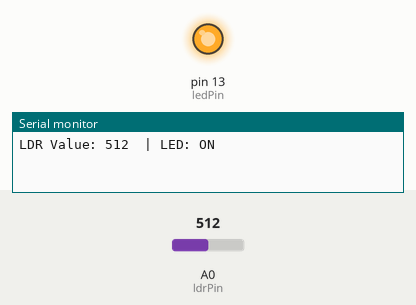
Bench run of a sketch on a simulated Arduino Uno, built with avr-gcc and run on an emulated ATmega328P. Parts: output pins drawn as LEDs (lit = HIGH), the last lines printed to the serial monitor. Inputs (shaded band) come from the test bench; at power-on: A0 (ldrPin) = 512.

Above: at 1.2 s.
1.3 s: A0 (ldrPin) set to 491
At 2.2 s:
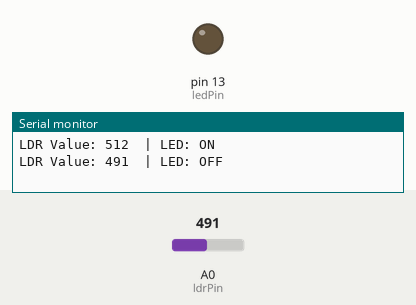
2.9 s: A0 (ldrPin) set to 510
At 3.5 s:
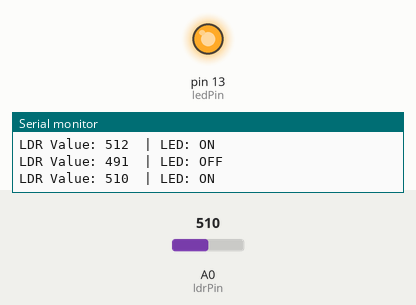
4.5 s: A0 (ldrPin) set to 490
At 5.9 s:
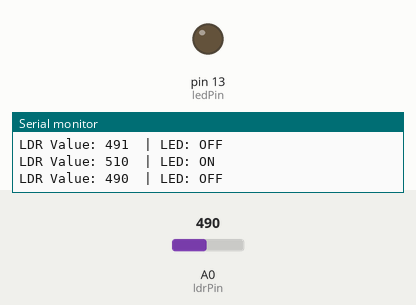
Timing chart, 0 to 7.5 s (numbered marks = the images above; inputs shaded):
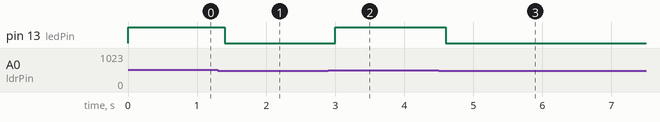

The sketch:

LDR.ino
```cpp
int ldrPin = A0;
int ledPin = 13;
int ldrValue;
int lastValue = -1;

void setup() {
  pinMode(ledPin, OUTPUT);
  Serial.begin(9600);
}

void loop() {
  ldrValue = analogRead(ldrPin);

  if (ldrValue > 500) {
    digitalWrite(ledPin, HIGH);
  } else {
    digitalWrite(ledPin, LOW);
  }

  if (ldrValue != lastValue) {
    Serial.print("LDR Value: ");
    Serial.print(ldrValue);
    Serial.println(ldrValue > 500 ? "  | LED: ON" : "  | LED: OFF");
    lastValue = ldrValue;
  }

  delay(200);
}
```

Measured:
- the behaviour switches between 501 and 500 on A0 (ldrPin) (found by bisection; images 0 and 1)
- after the input at 1.3 s, pin 13 (ledPin): HIGH → LOW after 0.10 s
- after the input at 2.9 s, pin 13 (ledPin): LOW → HIGH after 0.10 s
- after the input at 4.5 s, pin 13 (ledPin): HIGH → LOW after 0.10 s
